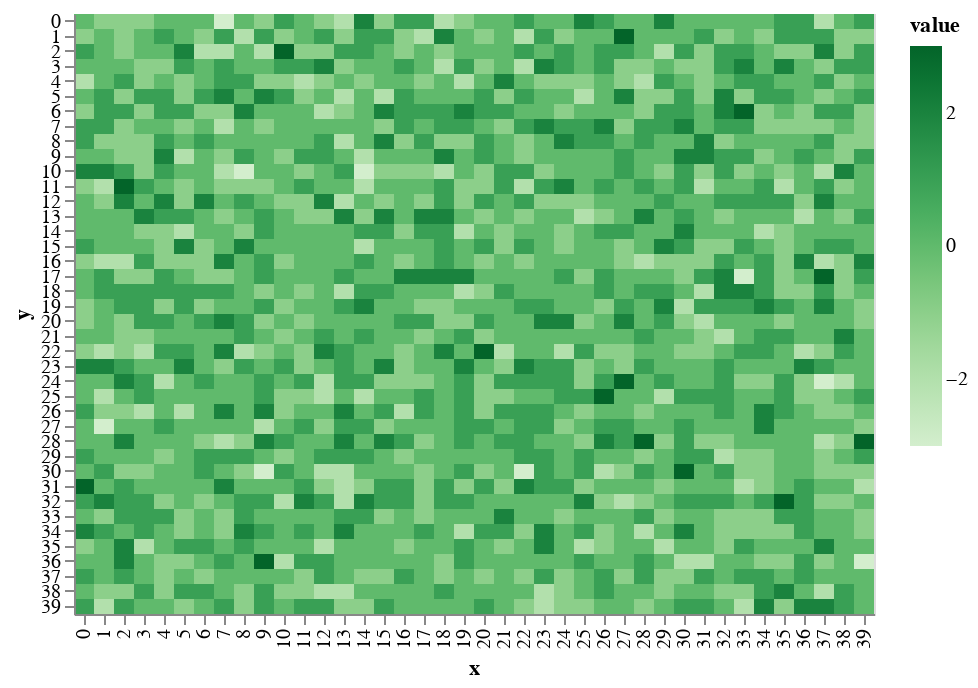

Source (notebook cell):
### Markdown cell above
# in the beginning, the world was void and without form.

Starting with a grid with nothing on it. No elevation, no terrain. All of this will be generated proceduraly. 

You can see here that the terrain is shifted on a random-normal distribution to make it look _uneven_. Making it randomly doesn't make it look _real_ so I'm going to have to be smarter about the rules that raise and lower terrain in order to make them look like mountains.

### Code cell
world.shift_terrain()
draw.drawTerrainHeight(world.grid_elevation)

### Figure 1 — Vega-Lite specification as saved in the notebook (floating-point values rounded to 4 significant figures; data arrays with more than 128 entries replaced by an {"elided": "..."} marker saying what was removed)
{"$schema": "https://vega.github.io/schema/vega-lite/v2.6.0.json", "config": {"view": {"height": 300, "width": 400}}, "data": {"name": "data-a63e6b5efadb29e9f13bc330f1f4f45b"}, "datasets": {"data-a63e6b5efadb29e9f13bc330f1f4f45b": {"elided": "1600 records"}}, "encoding": {"color": {"field": "value", "scale": {"scheme": "greens"}, "type": "quantitative"}, "x": {"field": "x", "type": "ordinal"}, "y": {"field": "y", "type": "ordinal"}}, "mark": "rect"}
